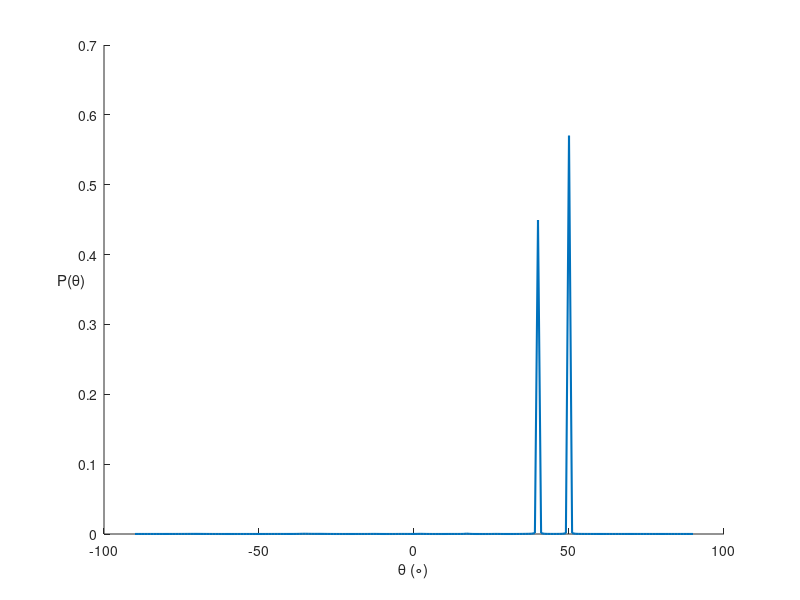

The MATLAB script that drew this image: (Note: this script raises an error after producing the figure.)
clear all; close all; 

clc;

%% VAR
% P_M=zeros(5,1);
M=20;        %capteurs  
N=500;       %nb_echantillons
sigma_s1=1;  %energie signal recu
sigma_s2=1; 
sigma_s = [ sigma_s1 sigma_s2];
% sigma_v=5;%energie du bruit
% sigma_v_tab = [0.1 1 3 5 10 ];
sigma_v_tab = [0.1 1 3 ];
nb_sigma=length(sigma_v_tab);
% nb_sigma=1;

for variance = 1:nb_sigma

sigma_v=sigma_v_tab(variance);%energie du bruit

theta1= 40 %en degré
theta2 = 50
theta= [theta1 theta2]*(pi/180);      %degré élévation de la source
K=length(theta);

%% Filtrage Spatial Capon 2 sources

test=0;
if test==1  % N=1 echantillon


v = sqrt(sigma_v/2)*(randn(M,1)+1i*randn(M,1)); % [5x1]      % bruit pour chaque capteur
s = diag(sqrt(sigma_s/2))*(randn(K,1)+1i*randn(K,1));               % [2x1]      % signal recu
A=zeros(M,K);                % [5x1]      % direction arrivee de la source determinee par chaque capteur

for j =1:K
    
    for i =1:M
        A(i,j) = exp(-1i*pi*(i-1)*sin(theta(1,K)));
    end

 end

y = A*s + v;
end


% N=500 echantillons
V_n = sqrt(sigma_v/2)*(randn(M,N)+1i*randn(M,N));% [5x500]    % bruit pour chaque capteur, pour chaque échantillon
S_n = sqrt(diag(sigma_s/2))*(randn(K,N)+1i*randn(K,N));              % [1x500]    % signal recu de la source, pour chaque echantillon
% A=zeros(5,1);                  % [5x1]      % direction arrivee de la source determinee par chaque capteur pour un echantillon
A_n = zeros(M,K);              % [5x500]    % % direction arrivee de la source determinee par chaque capteur pour chaque echantillon

% for j=1:N
    
for k =1:K
    A=zeros(M,1);
    for i=1:M
        A_n(i,k) = exp(-1i*pi*(i-1)*sin(theta(1,k)));
    end
%     A_n(:,j) = A; % on concatene l'observation des 5 capteur pour chaque echantillon
end
        
% end

Y_n = A_n*S_n + V_n;

xx=1:N;

disp=0;
if disp==1   
figure,

subplot(5,1,1);plot(xx,Y_n(1,:));title('y1');
subplot(5,1,2);plot(xx,Y_n(2,:));title('y2');
subplot(5,1,3);plot(xx,Y_n(3,:));title('y3');
subplot(5,1,4);plot(xx,Y_n(4,:));title('y4');
subplot(5,1,5);plot(xx,Y_n(5,:));title('y5');

suptitle('signal reçu par chaque capteur M');
end

%% Filtre de Capon

% On a besoin de R autocorrelation du signal recu
% on l'a pas donc il faut l'estimer
% on l'estime avec les N=500 samples de y, dans chaque colonnes de Y_n
% R_chap [5x5]
% R_chap = (1/N)*sum(Y_n*conj(Y_n)'); % * X' *=conj transposé

R_chap = (1/N)*(Y_n*Y_n') ; % Dans cours X* = X.' dans matlab
R_chap_inv = inv(R_chap);
[U, D] = eig(R_chap); % les vecteurs propres sont les col de U, les val propres la diag de D
%D = grand lambda
%U = U estimé , contenant les vecteurs propres en colonnes 
%[ u_1_chap , u_2_chap , u_3_chap , ... , u_M_chap ]

PI_chap_SES = (U(1:K,1:K)*U(1:K,1:K)');                          %sous-espace SIGNAL (projette orthogonale)
PI_chap_bar_SEB = (U(K+1:end,K+1:end)*U(K+1:end,K+1:end)');      %sous-espace BRUIT  (projette orthogonale)

U_Kplus1_to_M_chap = U(:,K+1:end); %vecteur propre du SEB       [MxM-K]
U_1_to_K_chap = U(:,1:K); %vp correspondants au SEB    [MxK]

[l,c]=size(D);
vp = zeros(M,M);
nb_vp=M;

for j = 1:M
    for i =1:M
        vp(i,j)=D(M-i+1,M-j+1);
    end
end

plot_vp = diag(vp);

sigma_chap = (1/(M-K))*( sum(plot_vp((K+1):M))); %on estime le seuil


disp_vp=0;
if disp_vp==1
    
    scatter(1:nb_vp,plot_vp','+','LineWidth',1.5);
    title('Valeur des VP estimés en fonction de leur index')
    xlabel('Index de la VP');
    ylabel('Valeur');
    hold on;
    plot([0 nb_vp],[sigma_chap sigma_chap],'r--','LineWidth',1);
    legend("VPs","\sigma_v="+sigma_v)
end

% Stmp = S >= seuil;
% S = Stmp.*S;

% w_chap = zeros(M,1); %[5x1]
% w_teta = [];
% W_cap=[]; %[5x181]
d_teta=[];     %E_estime_sortie_filtre % [1x181] = une pour chaque angle
d=0;
P=[];
for teta=-pi/2:pi/180:pi/2 % on parcourt tous les angles
    
    a_teta_fixe_M_capteurs = zeros(M,1); % [5x1]
    for m = 1:M 
        a_teta_fixe_M_capteurs(m,1) = exp(-1i*pi*(m-1)*sin(teta)); %on calcul les vecteur directionnels pour chaque teta
    end
    a_teta_fixe_M_capteurs_conj = zeros(1,M);
    a_teta_fixe_M_capteurs_conj = a_teta_fixe_M_capteurs'; % [5x1]* = [5x1].' = [1x5]
            
%     d = a_teta_fixe_M_capteurs_conj*U_Kplus1_to_M_chap;
%     
%     res = sum(abs(d).^2);
%     
%     d_teta = [d_teta res];
    
    p_teta = 1/(a_teta_fixe_M_capteurs_conj*U_1_to_K_chap*U_1_to_K_chap'*a_teta_fixe_M_capteurs);
    %Pseudo-spectre 
    P = [ P p_teta ];
    
end

angle_radian = -pi/2:pi/180:pi/2;

% figure,
hold on
plot( angle_radian*180/pi,abs(P)/(N*M),'LineWidth',1.5);
xlabel('\theta (\circ)');
ylabel('P(\theta)','rotation',0);
title("P(\theta) estimé MUSIC pour \theta_1= "+theta1+"\circ, \theta_2= "+theta2+"\circ, M = " + M +" capteurs");
% legend("Capon M=20","MUSIC M="+M);

if nb_sigma ==3
    legend("MUSIC M="+M);
end

if variance == 1

    [pks, locs] = findpeaks(abs(P));
    indices_peak_2_sources = find(pks>0.1);
    index_peak = [angle_radian(locs(indices_peak_2_sources(1,:)))*180/pi];
    peaks = [ abs(P(locs(indices_peak_2_sources(1)))) abs(P(locs(indices_peak_2_sources(2))))];
end

end

if nb_sigma ==3
legend("\sigma_v="+sigma_v_tab(1),"\sigma_v="+sigma_v_tab(2),"\sigma_v="+sigma_v_tab(3));
end

%PLOT BONNES DoA
% hold on;
% scatter(index_peak(1),peaks(1),100,'g+','LineWidth',2.5);
% hold on;
% scatter(index_peak(2),peaks(2),100,'r+','LineWidth',2.5);
% 


% %Spectre de puissance estimé en sortie du filtre de Capon
% title("P(\theta) estimé pour \theta_1= "+theta1+"\circ, \theta_2= "+theta2+"\circ, M=" + M);
% legend('\sigma_v=0.1','\sigma_v=0.5','\sigma_v=1');


% [pks, locs] = findpeaks(abs(P));
% 
% indices_peak_2_sources = find(pks>0.1)
% index_peak = [ angle_radian(locs(indices_peak_2_sources(1,:)))*180/pi]
% hold on;
% scatter(index_peak(1),abs(P(locs(indices_peak_2_sources(1)))),'r+');
% hold on;
% scatter(index_peak(2),abs(P(locs(indices_peak_2_sources(2)))),'r+');

% plot(locs(pks(1,:)),pks)

% plot(locs(pks)*180/pi,abs(P(locs(pks))))

% scatterplot(abs(P(locs)))
% angle_source = locs*180/pi
